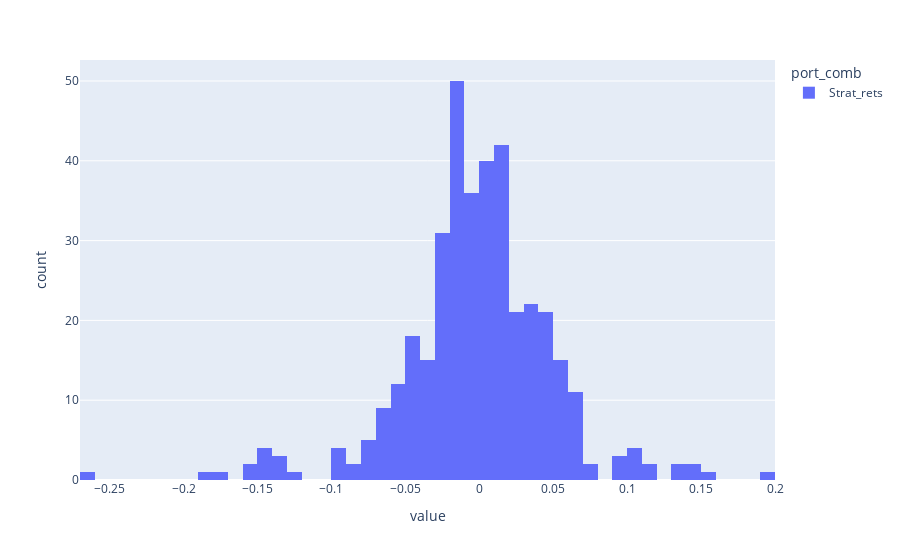

The notebook cell this image was saved under:
### Code cell
px.histogram(port_comb_df[['Strat_rets']]).show()

### Figure 1 — Plotly figure (JSON) as saved in the notebook; plotly's stock layout.template omitted (floating-point values rounded to 4 significant figures; data arrays with more than 128 entries replaced by an {"elided": "..."} marker saying what was removed)
{"data": [{"alignmentgroup": "True", "bingroup": "x", "hovertemplate": "port_comb=Strat_rets<br>value=%{x}<br>count=%{y}<extra></extra>", "legendgroup": "Strat_rets", "marker": {"color": "#636efa", "pattern": {"shape": ""}}, "name": "Strat_rets", "offsetgroup": "Strat_rets", "orientation": "v", "showlegend": true, "type": "histogram", "x": {"elided": "386 float values"}, "xaxis": "x", "yaxis": "y"}], "layout": {"barmode": "relative", "legend": {"title": {"text": "port_comb"}, "tracegroupgap": 0}, "margin": {"t": 60}, "xaxis": {"anchor": "y", "domain": [0, 1], "title": {"text": "value"}}, "yaxis": {"anchor": "x", "domain": [0, 1], "title": {"text": "count"}}}}
